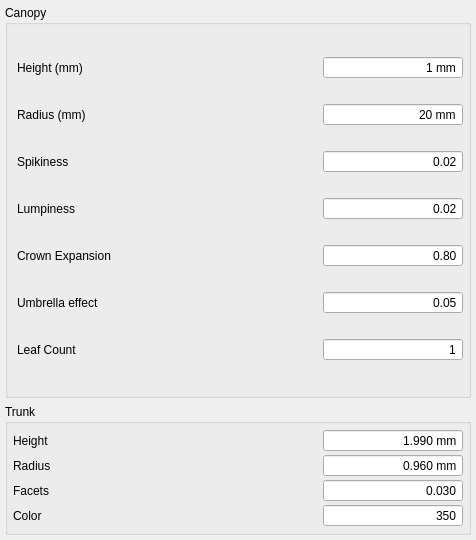
<?xml version="1.0" encoding="UTF-8"?>
<ui version="4.0">
 <class>formRack</class>
 <widget class="QDialog" name="formRack">
  <property name="geometry">
   <rect>
    <x>0</x>
    <y>0</y>
    <width>476</width>
    <height>540</height>
   </rect>
  </property>
  <property name="windowTitle">
   <string>Tracker:</string>
  </property>
  <layout class="QVBoxLayout" name="verticalLayout">
   <property name="leftMargin">
    <number>5</number>
   </property>
   <property name="topMargin">
    <number>5</number>
   </property>
   <property name="rightMargin">
    <number>5</number>
   </property>
   <property name="bottomMargin">
    <number>5</number>
   </property>
   <item>
    <widget class="QGroupBox" name="groupBox_2">
     <property name="title">
      <string>Canopy</string>
     </property>
     <layout class="QGridLayout" name="gridLayout_3">
      <property name="rightMargin">
       <number>5</number>
      </property>
      <property name="bottomMargin">
       <number>5</number>
      </property>
      <property name="verticalSpacing">
       <number>2</number>
      </property>
      <item row="10" column="1">
       <widget class="QSpinBox" name="editTilt">
        <property name="sizePolicy">
         <sizepolicy hsizetype="Fixed" vsizetype="Fixed">
          <horstretch>0</horstretch>
          <verstretch>0</verstretch>
         </sizepolicy>
        </property>
        <property name="minimumSize">
         <size>
          <width>140</width>
          <height>0</height>
         </size>
        </property>
        <property name="alignment">
         <set>Qt::AlignRight|Qt::AlignTrailing|Qt::AlignVCenter</set>
        </property>
        <property name="buttonSymbols">
         <enum>QAbstractSpinBox::NoButtons</enum>
        </property>
        <property name="minimum">
         <number>1</number>
        </property>
        <property name="maximum">
         <number>60</number>
        </property>
       </widget>
      </item>
      <item row="1" column="0">
       <widget class="QLabel" name="label_2">
        <property name="text">
         <string>Radius (mm)</string>
        </property>
       </widget>
      </item>
      <item row="4" column="1">
       <widget class="QDoubleSpinBox" name="editFrontHeight">
        <property name="sizePolicy">
         <sizepolicy hsizetype="Fixed" vsizetype="Fixed">
          <horstretch>0</horstretch>
          <verstretch>0</verstretch>
         </sizepolicy>
        </property>
        <property name="minimumSize">
         <size>
          <width>140</width>
          <height>0</height>
         </size>
        </property>
        <property name="alignment">
         <set>Qt::AlignRight|Qt::AlignTrailing|Qt::AlignVCenter</set>
        </property>
        <property name="buttonSymbols">
         <enum>QAbstractSpinBox::NoButtons</enum>
        </property>
        <property name="maximum">
         <double>5.000000000000000</double>
        </property>
        <property name="singleStep">
         <double>0.100000000000000</double>
        </property>
        <property name="value">
         <double>0.800000000000000</double>
        </property>
       </widget>
      </item>
      <item row="3" column="1">
       <widget class="QDoubleSpinBox" name="editVerticalGap">
        <property name="sizePolicy">
         <sizepolicy hsizetype="Fixed" vsizetype="Fixed">
          <horstretch>0</horstretch>
          <verstretch>0</verstretch>
         </sizepolicy>
        </property>
        <property name="minimumSize">
         <size>
          <width>140</width>
          <height>0</height>
         </size>
        </property>
        <property name="alignment">
         <set>Qt::AlignRight|Qt::AlignTrailing|Qt::AlignVCenter</set>
        </property>
        <property name="buttonSymbols">
         <enum>QAbstractSpinBox::NoButtons</enum>
        </property>
        <property name="maximum">
         <double>0.900000000000000</double>
        </property>
        <property name="singleStep">
         <double>0.010000000000000</double>
        </property>
        <property name="value">
         <double>0.020000000000000</double>
        </property>
       </widget>
      </item>
      <item row="0" column="1">
       <widget class="QSpinBox" name="editRows">
        <property name="sizePolicy">
         <sizepolicy hsizetype="Fixed" vsizetype="Fixed">
          <horstretch>0</horstretch>
          <verstretch>0</verstretch>
         </sizepolicy>
        </property>
        <property name="minimumSize">
         <size>
          <width>140</width>
          <height>0</height>
         </size>
        </property>
        <property name="alignment">
         <set>Qt::AlignRight|Qt::AlignTrailing|Qt::AlignVCenter</set>
        </property>
        <property name="buttonSymbols">
         <enum>QAbstractSpinBox::NoButtons</enum>
        </property>
        <property name="suffix">
         <string> mm</string>
        </property>
        <property name="minimum">
         <number>1</number>
        </property>
       </widget>
      </item>
      <item row="5" column="1">
       <widget class="QDoubleSpinBox" name="editLeftOffset">
        <property name="sizePolicy">
         <sizepolicy hsizetype="Fixed" vsizetype="Fixed">
          <horstretch>0</horstretch>
          <verstretch>0</verstretch>
         </sizepolicy>
        </property>
        <property name="minimumSize">
         <size>
          <width>140</width>
          <height>0</height>
         </size>
        </property>
        <property name="alignment">
         <set>Qt::AlignRight|Qt::AlignTrailing|Qt::AlignVCenter</set>
        </property>
        <property name="buttonSymbols">
         <enum>QAbstractSpinBox::NoButtons</enum>
        </property>
        <property name="maximum">
         <double>0.900000000000000</double>
        </property>
        <property name="singleStep">
         <double>0.010000000000000</double>
        </property>
        <property name="value">
         <double>0.050000000000000</double>
        </property>
       </widget>
      </item>
      <item row="10" column="0">
       <widget class="QLabel" name="label_18">
        <property name="text">
         <string>Leaf Count</string>
        </property>
       </widget>
      </item>
      <item row="0" column="0">
       <widget class="QLabel" name="label">
        <property name="text">
         <string>Height (mm)</string>
        </property>
       </widget>
      </item>
      <item row="4" column="0">
       <widget class="QLabel" name="label_8">
        <property name="text">
         <string>Crown Expansion</string>
        </property>
       </widget>
      </item>
      <item row="1" column="1">
       <widget class="QSpinBox" name="editCols">
        <property name="sizePolicy">
         <sizepolicy hsizetype="Fixed" vsizetype="Fixed">
          <horstretch>0</horstretch>
          <verstretch>0</verstretch>
         </sizepolicy>
        </property>
        <property name="minimumSize">
         <size>
          <width>140</width>
          <height>0</height>
         </size>
        </property>
        <property name="alignment">
         <set>Qt::AlignRight|Qt::AlignTrailing|Qt::AlignVCenter</set>
        </property>
        <property name="buttonSymbols">
         <enum>QAbstractSpinBox::NoButtons</enum>
        </property>
        <property name="suffix">
         <string> mm</string>
        </property>
        <property name="minimum">
         <number>20</number>
        </property>
       </widget>
      </item>
      <item row="3" column="0">
       <widget class="QLabel" name="labelVerticalGap">
        <property name="text">
         <string>Lumpiness</string>
        </property>
       </widget>
      </item>
      <item row="2" column="0">
       <widget class="QLabel" name="label_4">
        <property name="text">
         <string>Spikiness</string>
        </property>
       </widget>
      </item>
      <item row="2" column="1">
       <widget class="QDoubleSpinBox" name="editHorizontalGap">
        <property name="sizePolicy">
         <sizepolicy hsizetype="Fixed" vsizetype="Fixed">
          <horstretch>0</horstretch>
          <verstretch>0</verstretch>
         </sizepolicy>
        </property>
        <property name="minimumSize">
         <size>
          <width>140</width>
          <height>0</height>
         </size>
        </property>
        <property name="alignment">
         <set>Qt::AlignRight|Qt::AlignTrailing|Qt::AlignVCenter</set>
        </property>
        <property name="buttonSymbols">
         <enum>QAbstractSpinBox::NoButtons</enum>
        </property>
        <property name="maximum">
         <double>0.900000000000000</double>
        </property>
        <property name="singleStep">
         <double>0.010000000000000</double>
        </property>
        <property name="value">
         <double>0.020000000000000</double>
        </property>
       </widget>
      </item>
      <item row="5" column="0">
       <widget class="QLabel" name="label_17">
        <property name="text">
         <string>Umbrella effect</string>
        </property>
       </widget>
      </item>
     </layout>
    </widget>
   </item>
   <item>
    <widget class="QGroupBox" name="groupBox">
     <property name="sizePolicy">
      <sizepolicy hsizetype="Preferred" vsizetype="Fixed">
       <horstretch>0</horstretch>
       <verstretch>0</verstretch>
      </sizepolicy>
     </property>
     <property name="title">
      <string>Trunk</string>
     </property>
     <layout class="QGridLayout" name="gridLayout">
      <property name="leftMargin">
       <number>5</number>
      </property>
      <property name="topMargin">
       <number>5</number>
      </property>
      <property name="rightMargin">
       <number>5</number>
      </property>
      <property name="bottomMargin">
       <number>5</number>
      </property>
      <property name="horizontalSpacing">
       <number>5</number>
      </property>
      <property name="verticalSpacing">
       <number>2</number>
      </property>
      <item row="0" column="0">
       <widget class="QLabel" name="label_9">
        <property name="text">
         <string>Height</string>
        </property>
       </widget>
      </item>
      <item row="0" column="1">
       <widget class="QDoubleSpinBox" name="editModuleHeight">
        <property name="sizePolicy">
         <sizepolicy hsizetype="Fixed" vsizetype="Fixed">
          <horstretch>0</horstretch>
          <verstretch>0</verstretch>
         </sizepolicy>
        </property>
        <property name="minimumSize">
         <size>
          <width>140</width>
          <height>0</height>
         </size>
        </property>
        <property name="alignment">
         <set>Qt::AlignRight|Qt::AlignTrailing|Qt::AlignVCenter</set>
        </property>
        <property name="buttonSymbols">
         <enum>QAbstractSpinBox::NoButtons</enum>
        </property>
        <property name="suffix">
         <string> mm</string>
        </property>
        <property name="decimals">
         <number>3</number>
        </property>
        <property name="maximum">
         <double>5.000000000000000</double>
        </property>
        <property name="singleStep">
         <double>0.010000000000000</double>
        </property>
        <property name="value">
         <double>1.990000000000000</double>
        </property>
       </widget>
      </item>
      <item row="1" column="0">
       <widget class="QLabel" name="label_10">
        <property name="text">
         <string>Radius</string>
        </property>
       </widget>
      </item>
      <item row="1" column="1">
       <widget class="QDoubleSpinBox" name="editModuleLenght">
        <property name="sizePolicy">
         <sizepolicy hsizetype="Fixed" vsizetype="Fixed">
          <horstretch>0</horstretch>
          <verstretch>0</verstretch>
         </sizepolicy>
        </property>
        <property name="minimumSize">
         <size>
          <width>140</width>
          <height>0</height>
         </size>
        </property>
        <property name="alignment">
         <set>Qt::AlignRight|Qt::AlignTrailing|Qt::AlignVCenter</set>
        </property>
        <property name="buttonSymbols">
         <enum>QAbstractSpinBox::NoButtons</enum>
        </property>
        <property name="suffix">
         <string> mm</string>
        </property>
        <property name="decimals">
         <number>3</number>
        </property>
        <property name="maximum">
         <double>5.000000000000000</double>
        </property>
        <property name="singleStep">
         <double>0.010000000000000</double>
        </property>
        <property name="value">
         <double>0.960000000000000</double>
        </property>
       </widget>
      </item>
      <item row="2" column="0">
       <widget class="QLabel" name="label_11">
        <property name="text">
         <string>Facets</string>
        </property>
       </widget>
      </item>
      <item row="2" column="1">
       <widget class="QDoubleSpinBox" name="editModuleWidth">
        <property name="sizePolicy">
         <sizepolicy hsizetype="Fixed" vsizetype="Fixed">
          <horstretch>0</horstretch>
          <verstretch>0</verstretch>
         </sizepolicy>
        </property>
        <property name="minimumSize">
         <size>
          <width>140</width>
          <height>0</height>
         </size>
        </property>
        <property name="alignment">
         <set>Qt::AlignRight|Qt::AlignTrailing|Qt::AlignVCenter</set>
        </property>
        <property name="buttonSymbols">
         <enum>QAbstractSpinBox::NoButtons</enum>
        </property>
        <property name="decimals">
         <number>3</number>
        </property>
        <property name="maximum">
         <double>0.100000000000000</double>
        </property>
        <property name="singleStep">
         <double>0.010000000000000</double>
        </property>
        <property name="value">
         <double>0.030000000000000</double>
        </property>
       </widget>
      </item>
      <item row="3" column="0">
       <widget class="QLabel" name="label_12">
        <property name="text">
         <string>Color</string>
        </property>
       </widget>
      </item>
      <item row="3" column="1">
       <widget class="QSpinBox" name="editModulePower">
        <property name="sizePolicy">
         <sizepolicy hsizetype="Fixed" vsizetype="Fixed">
          <horstretch>0</horstretch>
          <verstretch>0</verstretch>
         </sizepolicy>
        </property>
        <property name="minimumSize">
         <size>
          <width>140</width>
          <height>0</height>
         </size>
        </property>
        <property name="alignment">
         <set>Qt::AlignRight|Qt::AlignTrailing|Qt::AlignVCenter</set>
        </property>
        <property name="buttonSymbols">
         <enum>QAbstractSpinBox::NoButtons</enum>
        </property>
        <property name="minimum">
         <number>150</number>
        </property>
        <property name="maximum">
         <number>1000</number>
        </property>
        <property name="singleStep">
         <number>5</number>
        </property>
        <property name="value">
         <number>350</number>
        </property>
       </widget>
      </item>
     </layout>
    </widget>
   </item>
  </layout>
 </widget>
 <resources/>
 <connections/>
</ui>
